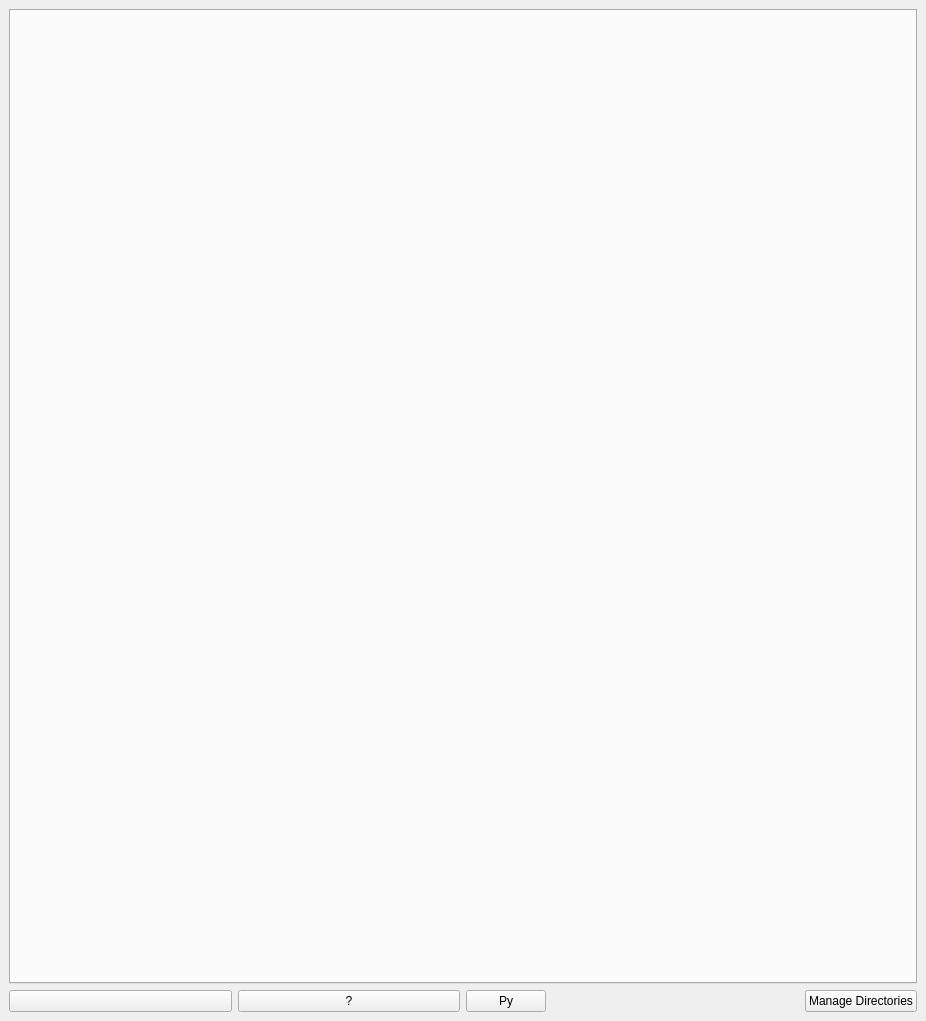
<?xml version="1.0" encoding="UTF-8"?>
<ui version="4.0">
 <class>InelasticDataManipulation</class>
 <widget class="QMainWindow" name="InelasticDataManipulation">
  <property name="geometry">
   <rect>
    <x>0</x>
    <y>0</y>
    <width>926</width>
    <height>1021</height>
   </rect>
  </property>
  <property name="windowTitle">
   <string>Inelastic Data Manipulation</string>
  </property>
  <widget class="QWidget" name="centralwidget">
   <layout class="QVBoxLayout" name="verticalLayout_20">
    <property name="topMargin">
     <number>9</number>
    </property>
    <item>
     <widget class="QTabWidget" name="twIDRTabs">
      <property name="sizePolicy">
       <sizepolicy hsizetype="Expanding" vsizetype="MinimumExpanding">
        <horstretch>0</horstretch>
        <verstretch>0</verstretch>
       </sizepolicy>
      </property>
      <property name="minimumSize">
       <size>
        <width>0</width>
        <height>0</height>
       </size>
      </property>
      <property name="currentIndex">
       <number>-1</number>
      </property>
      <property name="iconSize">
       <size>
        <width>14</width>
        <height>14</height>
       </size>
      </property>
     </widget>
    </item>
    <item>
     <layout class="QHBoxLayout" name="horizontalLayout_6">
      <item>
       <widget class="QPushButton" name="pbSettings">
        <property name="maximumSize">
         <size>
          <width>16777215</width>
          <height>16777215</height>
         </size>
        </property>
        <property name="text">
         <string/>
        </property>
       </widget>
      </item>
      <item>
       <widget class="QPushButton" name="pbHelp">
        <property name="sizePolicy">
         <sizepolicy hsizetype="Minimum" vsizetype="Fixed">
          <horstretch>0</horstretch>
          <verstretch>0</verstretch>
         </sizepolicy>
        </property>
        <property name="maximumSize">
         <size>
          <width>16777215</width>
          <height>16777215</height>
         </size>
        </property>
        <property name="toolTip">
         <string>Open interface help page in your web browser.</string>
        </property>
        <property name="text">
         <string>?</string>
        </property>
       </widget>
      </item>
      <item alignment="Qt::AlignLeft">
       <widget class="QPushButton" name="pbPythonExport">
        <property name="sizePolicy">
         <sizepolicy hsizetype="Minimum" vsizetype="Fixed">
          <horstretch>0</horstretch>
          <verstretch>0</verstretch>
         </sizepolicy>
        </property>
        <property name="maximumSize">
         <size>
          <width>16777215</width>
          <height>16777215</height>
         </size>
        </property>
        <property name="toolTip">
         <string>Export a Python script for the algorithms run on this tab.</string>
        </property>
        <property name="text">
         <string>Py</string>
        </property>
       </widget>
      </item>
      <item alignment="Qt::AlignRight|Qt::AlignVCenter">
       <widget class="QPushButton" name="pbManageDirectories">
        <property name="sizePolicy">
         <sizepolicy hsizetype="Preferred" vsizetype="Fixed">
          <horstretch>0</horstretch>
          <verstretch>0</verstretch>
         </sizepolicy>
        </property>
        <property name="text">
         <string>Manage Directories</string>
        </property>
       </widget>
      </item>
     </layout>
    </item>
   </layout>
  </widget>
 </widget>
 <tabstops>
  <tabstop>twIDRTabs</tabstop>
  <tabstop>pbHelp</tabstop>
  <tabstop>pbPythonExport</tabstop>
  <tabstop>pbManageDirectories</tabstop>
 </tabstops>
 <resources>
  <include location="../../../MantidPlot/icons/icons.qrc"/>
 </resources>
 <connections/>
</ui>
